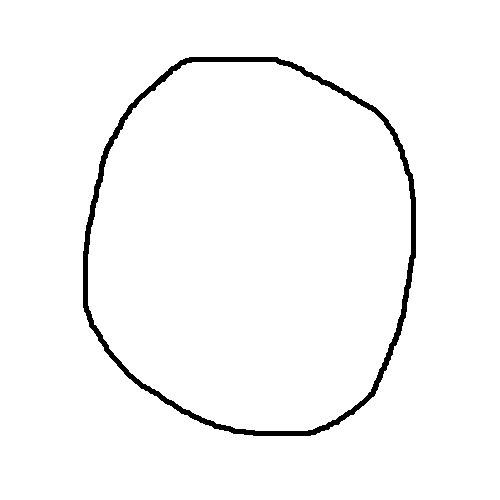
#> input picture 0.png, 500 x 500 px; its folder holds only this picture in this run
$ jupyter execute --allow-errors SmilingWinkingMoustacheMan.ipynb
#> lines starting #> are read from the running program, lines starting #| are printed output that depends on the picture; after the words box and inside, x2 and y2 are one past the last pixel; in counts of white or black regions, pixels touching at a corner belong together
#> further down, img is the input picture: shape (500, 500, 4); mean R, G, B, A 0, 0, 0, 6.2
#> `img = np.sum(img, axis=2)`:
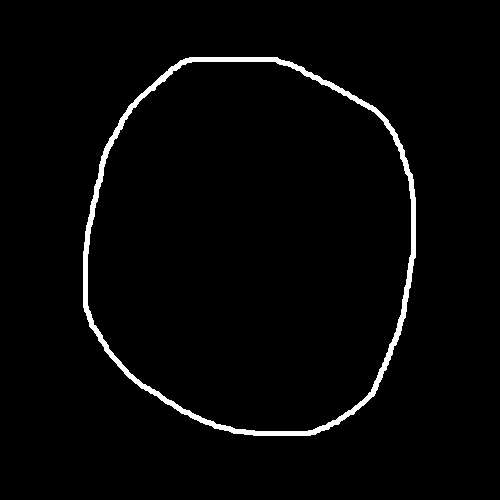
#> img: shape (500, 500) uint64; 2.4% white; 1 white region, box (x1, y1, x2, y2) and area: (83, 57, 416, 436) 6043
#> `img[img > 0] = 1.0`:
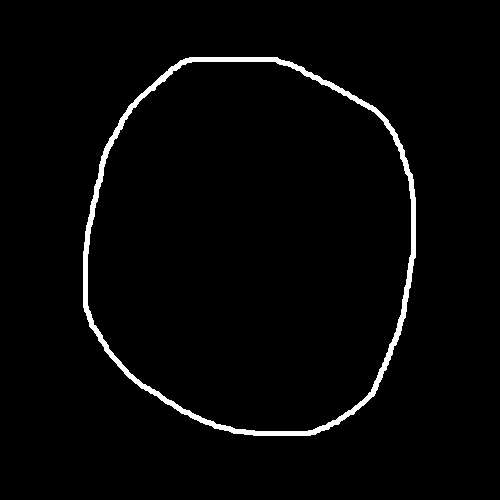
#> img: shape (500, 500) uint64; values 0 (black) and 1 (white), 2.4% white; 1 white region, box (x1, y1, x2, y2) and area: (83, 57, 416, 436) 6043
[cell 1]
import numpy as np
import matplotlib.pyplot as plt
import skimage.io

[cell 2]
W = []
plt.figure(figsize=(10, 10))
shape = ()
#> (the rest of this cell did not finish here and is left out)
